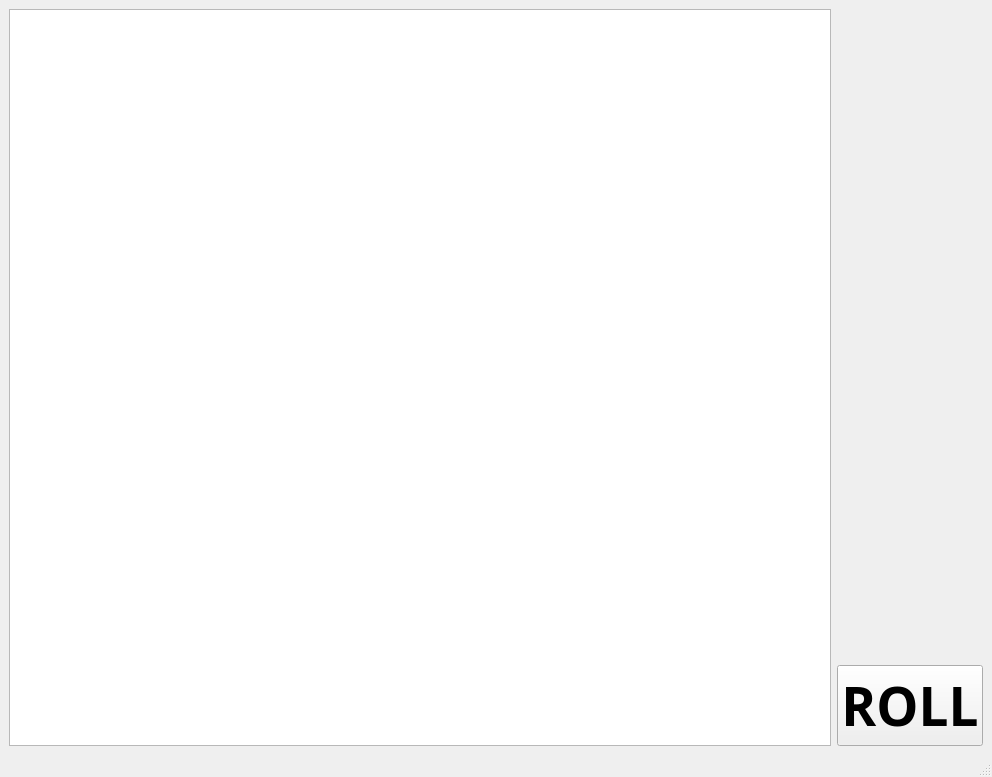
<?xml version="1.0" encoding="UTF-8"?>
<ui version="4.0">
 <class>game</class>
 <widget class="QMainWindow" name="game">
  <property name="geometry">
   <rect>
    <x>0</x>
    <y>0</y>
    <width>992</width>
    <height>777</height>
   </rect>
  </property>
  <property name="windowTitle">
   <string>MainWindow</string>
  </property>
  <widget class="QWidget" name="centralwidget">
   <layout class="QHBoxLayout" name="horizontalLayout">
    <item>
     <widget class="QGraphicsView" name="graphicsView"/>
    </item>
    <item>
     <layout class="QVBoxLayout" name="verticalLayout_2">
      <item>
       <widget class="QLabel" name="label">
        <property name="text">
         <string/>
        </property>
       </widget>
      </item>
      <item>
       <widget class="QPushButton" name="pushButton">
        <property name="font">
         <font>
          <family>Abyssinica SIL</family>
          <pointsize>40</pointsize>
          <weight>75</weight>
          <bold>true</bold>
         </font>
        </property>
        <property name="text">
         <string>ROLL</string>
        </property>
       </widget>
      </item>
     </layout>
    </item>
    <item>
     <layout class="QVBoxLayout" name="verticalLayout"/>
    </item>
   </layout>
  </widget>
  <widget class="QMenuBar" name="menubar">
   <property name="geometry">
    <rect>
     <x>0</x>
     <y>0</y>
     <width>992</width>
     <height>25</height>
    </rect>
   </property>
  </widget>
  <widget class="QStatusBar" name="statusbar"/>
 </widget>
 <resources/>
 <connections/>
</ui>
